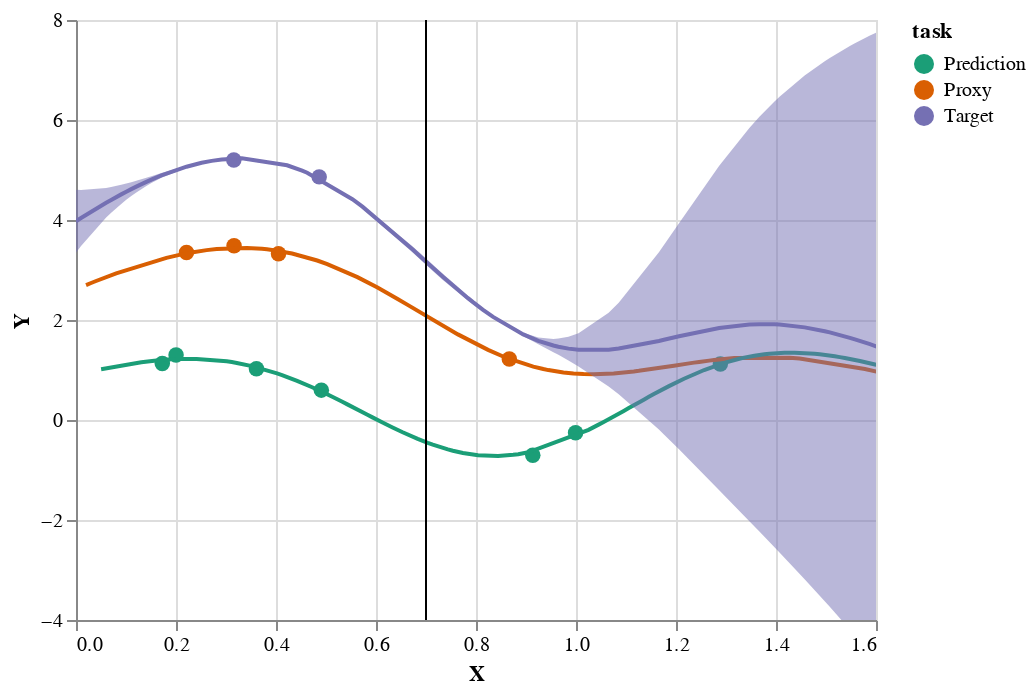

Notebook code cell kept with this figure:
### Code cell
import numpy as np
import GPy
import altair as alt
from typing import List
from numpy import ndarray
from src.observations import Observations
from src.data_packer import DataPacker
from src.generator import OneDimensionalGenerator
from src.generator import function_proxy
from src.generator import function_field
from src.generator import function_predict
from src.coregionalized import Coregionalized
from src.coregionalization_input import CoregionalizationInput
from src.plotter import Plotter

plotter = Plotter()

np.random.seed(43)

n_feats = 1
n_obs_field = 2
n_obs_proxy = 4
n_obs_predict = 7
spread = 1

range_predict = [0, 1.5]
range_proxy = [0, 1]
range_field = [.2, .5]

g1 = OneDimensionalGenerator(f=function_predict, task_index=0)
X1 = np.random.uniform(low=range_predict[0], 
                       high=range_predict[1],
                       size=(n_obs_predict, n_feats))
predict_observations = g1.generate(X1)

g2 = OneDimensionalGenerator(f=function_proxy, task_index=1)
X2 = np.random.uniform(low=range_proxy[0], 
                       high=range_proxy[1],
                       size=(n_obs_proxy, n_feats))
proxy_observations = g2.generate(X2)

g3 = OneDimensionalGenerator(f=function_field, task_index=2)
X3 = np.random.uniform(low=range_field[0], 
                       high=range_field[1],
                       size=(n_obs_field, n_feats))
field_observations = g3.generate(X3)

packer = DataPacker()
cr_input: CoregionalizationInput = packer.pack([predict_observations, proxy_observations, field_observations])

coregionalized = Coregionalized(num_tasks=3, num_feats=n_feats, variance=.2, lengthscale=.1)
coregionalized.fit(cr_input.X, cr_input.Y, cr_input.task_indexes)

def to_task(task):
    map_ = {"0": "Prediction", "1": "Proxy", "2": "Target"}
    return map_[task]

def convert_to_str(arr: ndarray):
    arr = np.asarray([to_task(str(int(i[0]))) for i in arr.tolist()])
    return arr.reshape(-1, 1)    


points = plotter.points_plot(cr_input.X, cr_input.Y, 
                             convert_to_str(cr_input.task_indexes),
                             legend=True)

X, m, v, tasks = coregionalized.predict_region(region_start=0, region_end=2)

lines = plotter.line_plot(X, m, convert_to_str(tasks), legend=None)

only_field = np.where(tasks==2)[0]

bands = plotter.bands_plot(X[only_field], 
                           m[only_field], 
                           convert_to_str(tasks[only_field]),
                           v[only_field],
                           legend=None)

import pandas as pd
df = pd.DataFrame([{"x": .7}])
line = alt.Chart(df).mark_rule().encode(x="x")

# alt.vconcat(points, lines).resolve_legend(color='independent') 
c = alt.layer(points, lines, bands, line).resolve_legend(color='independent')
c.layer[0].encoding.y.title = 'Y'
c.layer[0].encoding.x.title = 'X'
c.properties(
    width=300,
    height=300
)

c

### Figure 1 — Vega-Lite specification as saved in the notebook (floating-point values rounded to 4 significant figures; data arrays with more than 128 entries replaced by an {"elided": "..."} marker saying what was removed)
{"config": {"view": {"continuousWidth": 400, "continuousHeight": 300}}, "layer": [{"data": {"name": "data-6a5d6dc70165cc0c8eb21a5d50e5d5d5"}, "mark": {"type": "point", "clip": true, "filled": true, "opacity": 1, "size": 60}, "encoding": {"color": {"field": "task", "scale": {"scheme": "dark2"}, "type": "nominal"}, "x": {"field": "x", "scale": {"domain": [0, 1.5]}, "title": "X", "type": "quantitative"}, "y": {"field": "y", "scale": {"domain": [-4, 8]}, "title": "Y", "type": "quantitative"}}}, {"data": {"name": "data-bace33553f629c569b7c86d81b41a7c7"}, "mark": {"type": "line", "clip": true}, "encoding": {"color": {"field": "task", "legend": null, "scale": {"scheme": "dark2"}, "type": "nominal"}, "x": {"field": "x", "scale": {"domain": [0, 1.5]}, "type": "quantitative"}, "y": {"field": "y", "scale": {"domain": [-4, 8]}, "type": "quantitative"}}}, {"data": {"name": "data-7abf2f10b278b7ae13c38595c95002b3"}, "mark": {"type": "area", "clip": true, "opacity": 0.5}, "encoding": {"color": {"field": "task", "legend": null, "scale": {"scheme": "dark2"}, "type": "nominal"}, "x": {"field": "x", "scale": {"domain": [0, 1.5]}, "type": "quantitative"}, "y": {"field": "lower", "scale": {"domain": [-4, 8]}, "type": "quantitative"}, "y2": {"field": "upper"}}}, {"data": {"name": "data-d1cf4e11a8c8c3071ea5009c60cb7b56"}, "mark": "rule", "encoding": {"x": {"field": "x", "type": "quantitative"}}}], "resolve": {"legend": {"color": "independent"}}, "$schema": "https://vega.github.io/schema/vega-lite/v4.17.0.json", "datasets": {"data-6a5d6dc70165cc0c8eb21a5d50e5d5d5": [{"x": 0.1726, "y": 1.131, "task": "Prediction"}, {"x": 0.9136, "y": -0.704, "task": "Prediction"}, {"x": 0.2001, "y": 1.299, "task": "Prediction"}, {"x": 0.3609, "y": 1.026, "task": "Prediction"}, {"x": 0.4907, "y": 0.5971, "task": "Prediction"}, {"x": 1.289, "y": 1.12, "task": "Prediction"}, {"x": 0.9991, "y": -0.256, "task": "Prediction"}, {"x": 0.8666, "y": 1.22, "task": "Proxy"}, {"x": 0.221, "y": 3.352, "task": "Proxy"}, {"x": 0.405, "y": 3.324, "task": "Proxy"}, {"x": 0.3161, "y": 3.484, "task": "Proxy"}, {"x": 0.3156, "y": 5.2, "task": "Target"}, {"x": 0.4863, "y": 4.862, "task": "Target"}], "data-bace33553f629c569b7c86d81b41a7c7": {"elided": "200 records"}, "data-7abf2f10b278b7ae13c38595c95002b3": [{"x": 0.0, "y": 3.975, "task": "Target", "upper": 4.604, "lower": 3.346}, {"x": 0.01005, "y": 4.039, "task": "Target", "upper": 4.6, "lower": 3.479}, {"x": 0.0603, "y": 4.345, "task": "Target", "upper": 4.64, "lower": 4.049}, {"x": 0.07035, "y": 4.402, "task": "Target", "upper": 4.658, "lower": 4.145}, {"x": 0.09045, "y": 4.513, "task": "Target", "upper": 4.703, "lower": 4.322}, {"x": 0.1005, "y": 4.566, "task": "Target", "upper": 4.729, "lower": 4.403}, {"x": 0.1106, "y": 4.617, "task": "Target", "upper": 4.756, "lower": 4.478}, {"x": 0.1206, "y": 4.667, "task": "Target", "upper": 4.785, "lower": 4.55}, {"x": 0.1407, "y": 4.762, "task": "Target", "upper": 4.846, "lower": 4.679}, {"x": 0.1508, "y": 4.807, "task": "Target", "upper": 4.877, "lower": 4.738}, {"x": 0.1709, "y": 4.891, "task": "Target", "upper": 4.94, "lower": 4.843}, {"x": 0.2211, "y": 5.066, "task": "Target", "upper": 5.086, "lower": 5.047}, {"x": 0.2513, "y": 5.144, "task": "Target", "upper": 5.157, "lower": 5.13}, {"x": 0.2714, "y": 5.183, "task": "Target", "upper": 5.194, "lower": 5.171}, {"x": 0.2915, "y": 5.211, "task": "Target", "upper": 5.221, "lower": 5.2}, {"x": 0.3317, "y": 5.232, "task": "Target", "upper": 5.243, "lower": 5.222}, {"x": 0.4221, "y": 5.094, "task": "Target", "upper": 5.105, "lower": 5.084}, {"x": 0.4523, "y": 4.987, "task": "Target", "upper": 4.998, "lower": 4.976}, {"x": 0.4623, "y": 4.944, "task": "Target", "upper": 4.956, "lower": 4.933}, {"x": 0.5528, "y": 4.416, "task": "Target", "upper": 4.44, "lower": 4.392}, {"x": 0.5729, "y": 4.266, "task": "Target", "upper": 4.296, "lower": 4.237}, {"x": 0.6734, "y": 3.408, "task": "Target", "upper": 3.468, "lower": 3.348}, {"x": 0.6935, "y": 3.226, "task": "Target", "upper": 3.289, "lower": 3.163}, {"x": 0.7236, "y": 2.953, "task": "Target", "upper": 3.016, "lower": 2.89}, {"x": 0.7337, "y": 2.864, "task": "Target", "upper": 2.925, "lower": 2.802}, {"x": 0.7839, "y": 2.436, "task": "Target", "upper": 2.483, "lower": 2.39}, {"x": 0.794, "y": 2.356, "task": "Target", "upper": 2.399, "lower": 2.314}, {"x": 0.8141, "y": 2.204, "task": "Target", "upper": 2.238, "lower": 2.17}, {"x": 0.8342, "y": 2.062, "task": "Target", "upper": 2.088, "lower": 2.035}, {"x": 0.8945, "y": 1.712, "task": "Target", "upper": 1.744, "lower": 1.679}, {"x": 0.9246, "y": 1.584, "task": "Target", "upper": 1.651, "lower": 1.517}, {"x": 0.9548, "y": 1.489, "task": "Target", "upper": 1.622, "lower": 1.357}, {"x": 0.9648, "y": 1.465, "task": "Target", "upper": 1.628, "lower": 1.303}, {"x": 0.9849, "y": 1.428, "task": "Target", "upper": 1.665, "lower": 1.19}, {"x": 1.005, "y": 1.404, "task": "Target", "upper": 1.735, "lower": 1.072}, {"x": 1.065, "y": 1.407, "task": "Target", "upper": 2.145, "lower": 0.6682}, {"x": 1.085, "y": 1.428, "task": "Target", "upper": 2.343, "lower": 0.5142}, {"x": 1.166, "y": 1.581, "task": "Target", "upper": 3.355, "lower": -0.1923}, {"x": 1.176, "y": 1.605, "task": "Target", "upper": 3.498, "lower": -0.2889}, {"x": 1.206, "y": 1.676, "task": "Target", "upper": 3.937, "lower": -0.5858}, {"x": 1.286, "y": 1.84, "task": "Target", "upper": 5.086, "lower": -1.405}, {"x": 1.347, "y": 1.908, "task": "Target", "upper": 5.841, "lower": -2.025}, {"x": 1.367, "y": 1.916, "task": "Target", "upper": 6.064, "lower": -2.232}, {"x": 1.397, "y": 1.913, "task": "Target", "upper": 6.371, "lower": -2.545}, {"x": 1.407, "y": 1.908, "task": "Target", "upper": 6.465, "lower": -2.65}, {"x": 1.457, "y": 1.852, "task": "Target", "upper": 6.889, "lower": -3.184}, {"x": 1.497, "y": 1.775, "task": "Target", "upper": 7.174, "lower": -3.624}, {"x": 1.508, "y": 1.752, "task": "Target", "upper": 7.239, "lower": -3.736}, {"x": 1.548, "y": 1.643, "task": "Target", "upper": 7.479, "lower": -4.192}, {"x": 1.558, "y": 1.613, "task": "Target", "upper": 7.534, "lower": -4.307}, {"x": 1.588, "y": 1.517, "task": "Target", "upper": 7.689, "lower": -4.655}, {"x": 1.628, "y": 1.377, "task": "Target", "upper": 7.873, "lower": -5.119}, {"x": 1.658, "y": 1.268, "task": "Target", "upper": 7.997, "lower": -5.461}, {"x": 1.678, "y": 1.194, "task": "Target", "upper": 8.072, "lower": -5.684}, {"x": 1.688, "y": 1.157, "task": "Target", "upper": 8.107, "lower": -5.793}, {"x": 1.719, "y": 1.047, "task": "Target", "upper": 8.205, "lower": -6.112}, {"x": 1.749, "y": 0.939, "task": "Target", "upper": 8.289, "lower": -6.411}, {"x": 1.809, "y": 0.7372, "task": "Target", "upper": 8.419, "lower": -6.945}, {"x": 1.859, "y": 0.5878, "task": "Target", "upper": 8.489, "lower": -7.314}, {"x": 1.879, "y": 0.5336, "task": "Target", "upper": 8.508, "lower": -7.441}, {"x": 1.889, "y": 0.5078, "task": "Target", "upper": 8.516, "lower": -7.501}, {"x": 1.97, "y": 0.331, "task": "Target", "upper": 8.545, "lower": -7.883}], "data-d1cf4e11a8c8c3071ea5009c60cb7b56": [{"x": 0.7}]}}
